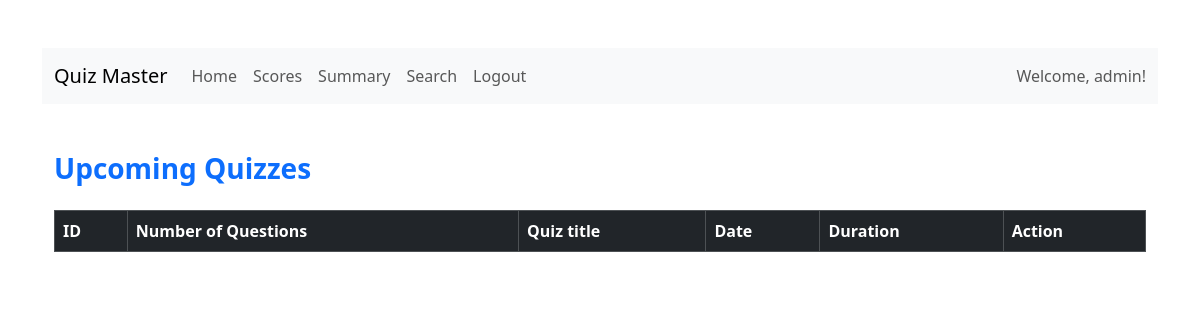
/dashboard/user/1, run on an earlier commit of the app's database.
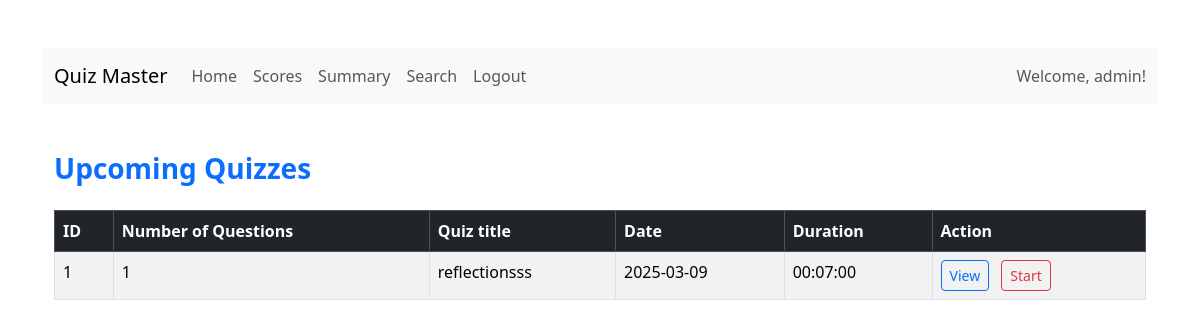
And on a later commit of the database.
### models/quiz.py (models this page shows)
class Quiz(db.Model):
    id = db.Column(db.Integer, primary_key=True)
    chapter_id = db.Column(db.Integer, db.ForeignKey('chapter.id'), nullable=False)
    quizdate = db.Column(db.Date)
    quizduration = db.Column(db.Time)
    quizname=db.Column(db.String(150), nullable=False,unique=True)
    questions = db.relationship('Question', backref='quiz', lazy=True)
    @hybrid_property
    def noofquestions(self):
        return len(self.questions)

### app.py (the view)
@app.route("/dashboard/user/<int:id>", methods=["GET", "POST"])
def userdashboard(id):
    user=User.query.filter_by(id=id).first()
    name=user.fullname
    return render_template(
        "userdashboard.html",
        quizzes=Quiz.query.filter(Quiz.quizdate >= date.today()).all(),
        user=user,
        id=id,name=name
    )

### templates/userdashboard.html (shortened to what this page needs)
{% extends "base.html" %}
{% block content %}
<nav class="navbar navbar-expand-lg navbar-light bg-light">
    <div class="container-fluid">
      <a class="navbar-brand" href="{{ url_for('userdashboard', id=user.id) }}">Quiz Master</a>
      <div class="collapse navbar-collapse">
        <ul class="navbar-nav me-auto mb-2 mb-lg-0">
          <li class="nav-item"><a class="nav-link" href="{{ url_for('userdashboard', id=user.id) }}">Home</a></li>
          <li class="nav-item"><a class="nav-link" href="{{ url_for('userscores', id=user.id) }}">Scores</a></li>
          <li class="nav-item"><a class="nav-link" href="{{ url_for('usersummary', id=user.id) }}">Summary</a></li>
          <li class="nav-item"><a class="nav-link" href="{{ url_for('usersearch', id=user.id) }}">Search</a></li>
          <li class="nav-item"><a class="nav-link" href="{{ url_for('logout') }}">Logout</a></li>
        </ul>
        <span class="navbar-text ms-auto">Welcome, {{ user.fullname }}!</span>
      </div>
    </div>
  </nav>
<div class="container my-5">
    <h3 class="mb-4 text-primary fw-bold">Upcoming Quizzes</h3>
    <div class="table-responsive">
        <table class="table table-striped table-hover table-bordered">
            <thead class="table-dark">
                <tr>
                    <th scope="col">ID</th>
                    <th scope="col">Number of Questions</th>
                    <th scope="col">Quiz title</th>
                    <th scope="col">Date</th>
                    <th scope="col">Duration</th>
                    <th scope="col">Action</th>
                </tr>
            </thead>
            <tbody>
                {% for quiz in quizzes %}
                <tr>
                    <td>{{ quiz.id }}</td>
                    <td>{{quiz.noofquestions}}</td>
                    <td>{{quiz.quizname}}</td>
                    <td>{{ quiz.quizdate}}</td>
                    <td>{{ quiz.quizduration }}</td>
                    <td>
                        <button type="button" onclick="location.href='{{ url_for('userviewquiz', id=user.id,quizid=quiz.id) }}'" class="btn btn-outline-primary btn-sm me-2">View</button>
                        <button type="button" onclick="location.href='{{ url_for('userstartquiz', id=user.id,quizid=quiz.id) }}'" class="btn btn-outline-danger btn-sm">Start</button>
                    </td>
                </tr>
                {% endfor %}
            </tbody>
        </table>
    </div>
{% endblock %}

What changed in the data, as far as the page shows it:
now on this page (row edited): Quiz: id "1", noofquestions "1", quizname "reflectionsss", quizdate "2025-03-09", quizduration "00:07:00"
